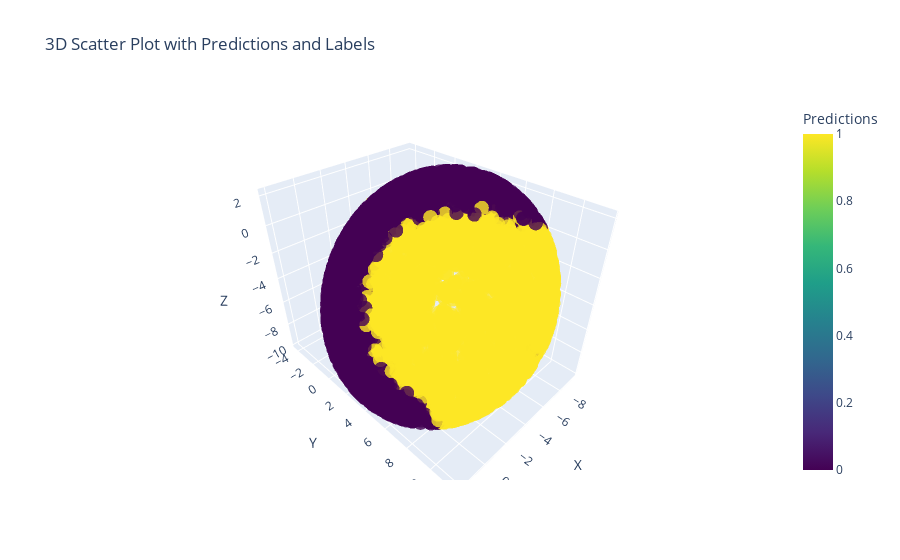

Source (notebook cell):
### Code cell
plot_model_act(model_1,X_train)

### Figure 1 — Plotly figure (JSON) as saved in the notebook; plotly's stock layout.template omitted (floating-point values rounded to 4 significant figures; data arrays with more than 128 entries replaced by an {"elided": "..."} marker saying what was removed)
{"data": [{"marker": {"color": {"elided": "4000 int values"}, "colorbar": {"title": {"text": "Predictions"}}, "colorscale": [[0, "#440154"], [0.1111, "#482878"], [0.2222, "#3e4989"], [0.3333, "#31688e"], [0.4444, "#26828e"], [0.5556, "#1f9e89"], [0.6667, "#35b779"], [0.7778, "#6ece58"], [0.8889, "#b5de2b"], [1, "#fde725"]], "opacity": 0.8, "size": 5}, "mode": "markers", "text": {"elided": "4000 str values"}, "type": "scatter3d", "x": {"elided": "4000 float values"}, "y": {"elided": "4000 float values"}, "z": {"elided": "4000 float values"}}], "layout": {"scene": {"xaxis": {"title": {"text": "X"}}, "yaxis": {"title": {"text": "Y"}}, "zaxis": {"title": {"text": "Z"}}}, "title": {"text": "3D Scatter Plot with Predictions and Labels"}}}
